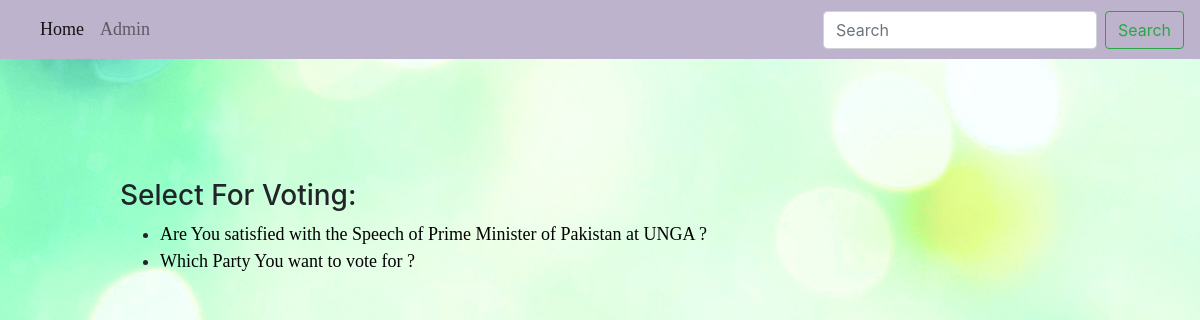
The page / on the database its author committed.
### polls/models.py (models this page shows, shortened)
class Questions(models.Model):
	question_text = models.CharField(max_length = 200)
	pub_date = models.DateTimeField('date published')
	class Meta:
		verbose_name_plural = "Questions"

### polls/views.py (the view)
# urls.py: path('', views.IndexView.as_view(), name='index'),
class IndexView(generic.ListView):
    template_name = 'polls/index.html'
    context_object_name = 'latest_question_list'
    def get_queryset(self):
        return Questions.objects.filter(pub_date__lte=timezone.now()).order_by('-pub_date')[:5]

### polls/templates/polls/index.html
{% extends "polls/base.html" %}
{% block content %}
<h3> Select For Voting: </h3>
{% if latest_question_list %}
	<ul>
		{% for question in latest_question_list %}
			<li><a href="{% url 'polls:detail' question.id %}">{{ question.question_text }}</a></li>
		{% endfor %}
	</ul>
{% else %}
	<p> No polls are available.</p>
{% endif %}
{% endblock %}

### polls/static/polls/style.css (style rules this page uses)
li a { color: black; font-size: large; font-family: "Tibetan Machine Uni"; }
h3 { color: black; font-size: large; font-family: "Tibetan Machine Uni"; }
ul { padding: auto; }
body { background: white url("images/backgrounds.jpg") no-repeat; }

### rows shown on the page
Questions: question_text "Are You satisfied with the Speech of Prime Minister of Pakistan at UNGA ?"
Questions: question_text "Which Party You want to vote for ?"
